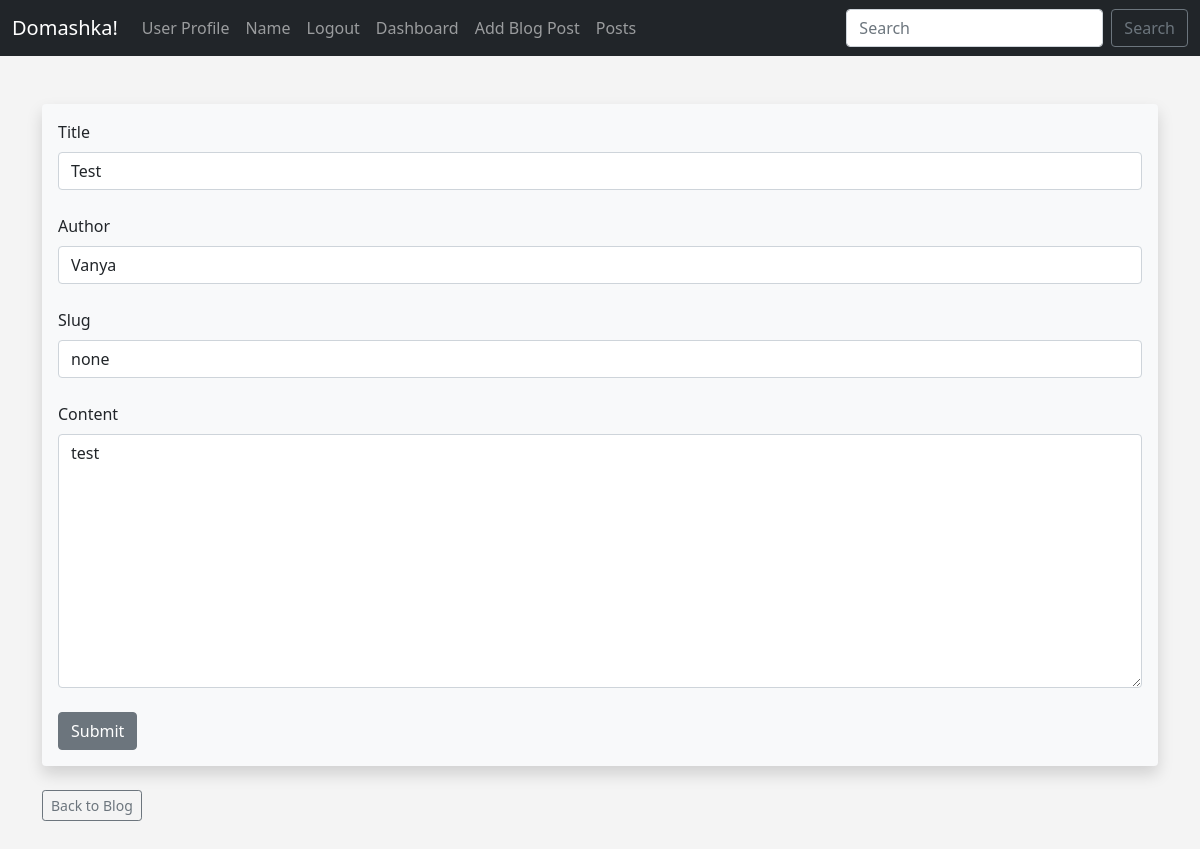
/posts/edit/1 (signed in), run on the app's committed database.
### hello.py (models this page shows)
class Posts(db.Model):
	id = db.Column(db.Integer, primary_key=True)
	title = db.Column(db.String(255))
	content = db.Column(db.Text)
	author = db.Column(db.String(255))
	date_posted = db.Column(db.DateTime, default=datetime.utcnow)
	slug = db.Column(db.String(255))

### hello.py (the view, shortened to what this page needs)
@app.route('/posts/edit/<int:id>', methods=['GET', 'POST'])
@login_required
def edit_post(id):
	post = Posts.query.get_or_404(id) # Find the Post
	form = PostForm() # Create form instance assign to a variable
	form.title.data = post.title
	form.author.data = post.author
	form.slug.data = post.slug
	form.content.data = post.content
	return render_template('edit_post.html', form=form)

### hello.py
class PostForm(FlaskForm):
	title = StringField("Title", validators=[DataRequired()])
	content = StringField("Content", validators=[DataRequired()], widget=TextArea())
	author = StringField("Author", validators=[DataRequired()])
	slug = StringField("Slug", validators=[DataRequired()])
	submit = SubmitField("Submit")

### hello.py (called while the page is built)
@login_manager.user_loader # loads the user when we are logging in
def load_user(user_id): # we need to pass user id
	return Users.query.get(int(user_id)) #to get the user id we need to query

### templates/edit_post.html (shortened to what this page needs)
{% extends 'base.html' %}
{% block content %}
<div class="shadow p-3 mb-k bg-light rounded">
	<form method='Post'>
		{{ form.title.label(
		class="form-label") }}
		{{ form.title(
		class="form-control") }}
		<br/>
			{{ form.author.label(
		class="form-label") }}
		{{ form.author(
		class="form-control") }}
		<br/>
		{{ form.slug.label(
		class="form-label") }}
		{{ form.slug(
		class="form-control") }}
		<br/>
		{{ form.content.label(
		class="form-label") }}
		{{ form.content(
		class="form-control", rows='10') }}
		<br/>
		{{ form.submit(
		class="btn btn-secondary") }}
	</form>
</div>
<br/>
<a href="{{ url_for('posts')}}"
class="btn btn-outline-secondary btn-sm">Back to Blog</a>
<br/><br/><br/>
{% endblock %}

### static/css/style.css (style rules this page uses)
body { background: #f4f4f4; }

### data on the page
Posts: title "Test", author "Vanya", slug "none", content "test"
